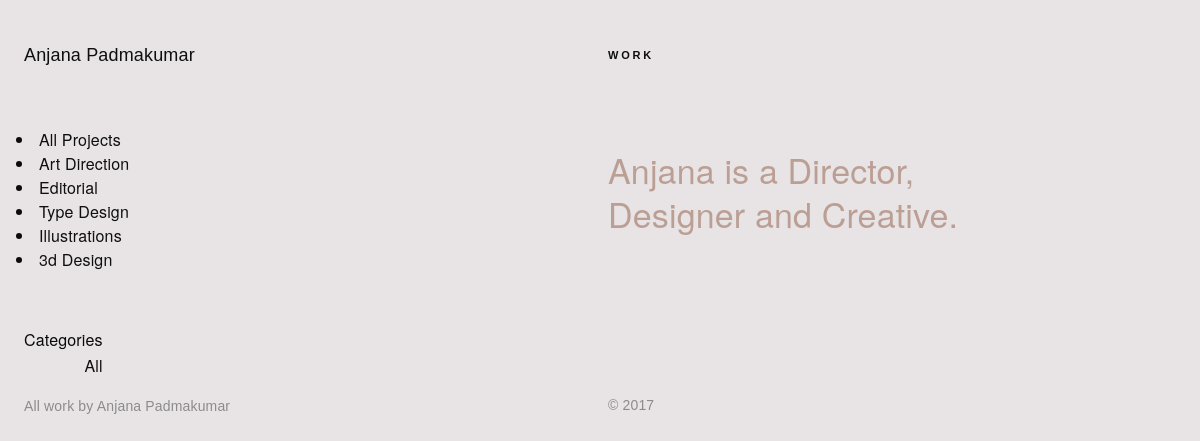
Before: /blog/ with the older database file.
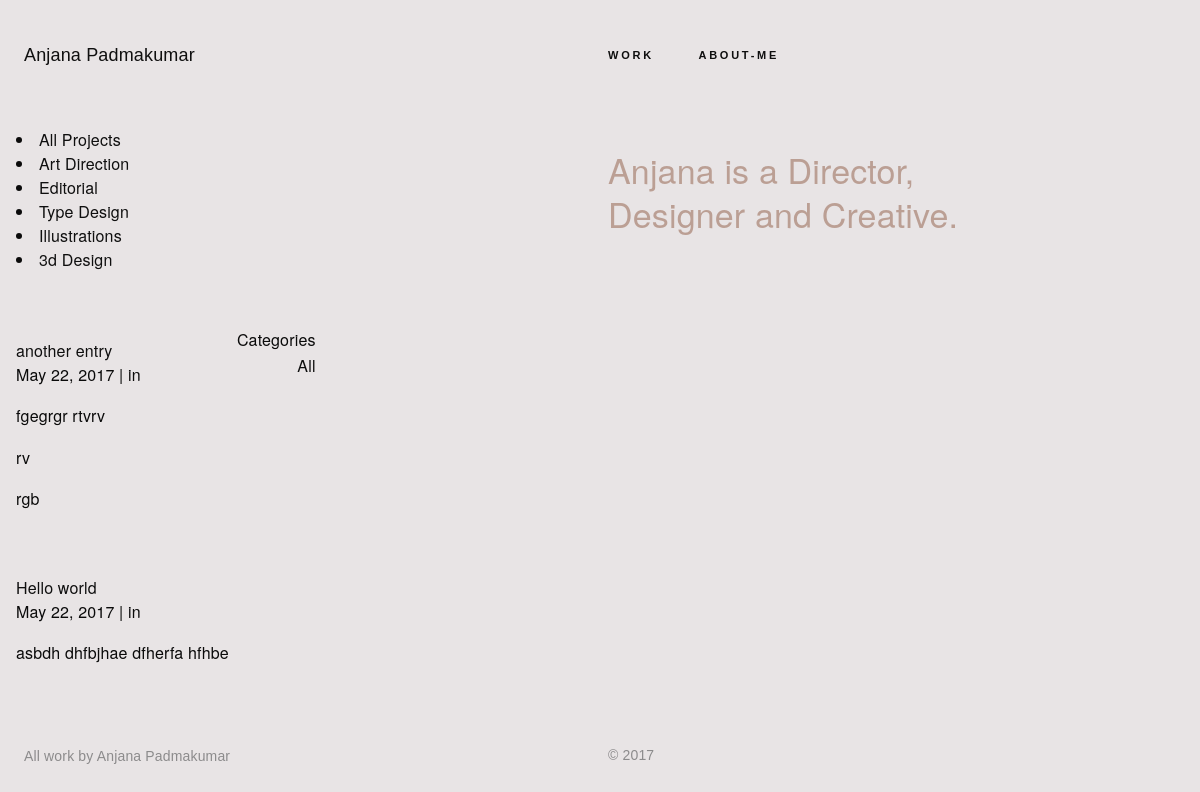
After: the same page with the newer database file.
### singlepage/models.py (models this page shows, shortened)
class Singlepage(models.Model):
    title = models.CharField(max_length=250, help_text=u'Max 250 characters')
    slug = models.SlugField(help_text=u'Suggested value automatically generated from title. Must be unique.')
    display_word = models.CharField(max_length=50, help_text=u'Max 50 characters. Displayed in the header.')
    body = models.TextField()
    body_html = models.TextField(editable=False, blank=True)

### blog/models.py (models this page shows, shortened)
class Entry(models.Model):
    LIVE_STATUS = 1
    DRAFT_STATUS = 2
    HIDDEN_STATUS = 3
    STATUS_CHOICES = (
        (LIVE_STATUS, 'Live'),
        (DRAFT_STATUS, 'Draft'),
        (HIDDEN_STATUS, 'Hidden'),
        )
    title = models.CharField(max_length=250, help_text = u'Maximum 250 characters')
    excerpt = models.TextField(help_text = u'A short summary of the entry.')
    body = models.TextField()
    pub_date = models.DateTimeField(default=datetime.datetime.now)
    excerpt_html = models.TextField(editable=False, blank=True)
    body_html = models.TextField(editable=False, blank=True)
    enable_comments = models.BooleanField(default=True)
    slug = models.SlugField(unique_for_date='pub_date', help_text=u'Suggested value automatically generated from title. Must be unique.')
    status = models.IntegerField(choices=STATUS_CHOICES, default=LIVE_STATUS, help_text=u'Only entries with live status will be publicly displayed.')
    tags = TagField(help_text=u'Seperate tags with spaces.')
    class Meta:
        ordering = ['-pub_date']
        verbose_name_plural = u'Entries'

### blog/views.py (the view)
def blog_home(request):
    return render_to_response('blog/blog_home.html', {'entries': Entry.objects.filter(status = 1)}, context_instance=RequestContext(request))

### blog/custom_context_processor.py (called while the page is built, shortened)
def tag_cloud(request):
    MAX_WEIGHT = 5
    tag_list = Tag.objects.usage_for_model(Entry, counts = True)
    return {'tag_list':tag_list}

### singlepage/custom_context_processor.py (called while the page is built)
def singlepages(request):
    singlepages = Singlepage.objects.all()
    return {'singlepages': singlepages}

### templates/blog/blog_home.html (shortened to what this page needs)
{% extends 'blog/blog_base.html' %}
{% block main-content %}
	{% for entry in entries %}
		<div id="all-entries">
			<div class="header"><a href= {% url 'blog:blog_entry_detail' slug=entry.slug year=entry.pub_date|date:"Y" month=entry.pub_date|date:"b" day=entry.pub_date|date:"d" %}>{{entry.title}}</a>
			<br/>
			<span class="date">{{entry.pub_date|date}} | </span>
			<span class="tags">in
			</div>
			<div class="body">{{entry.excerpt|safe}}</div>
			<br/>
			<br/>
		</div>
	{% endfor %}
{% endblock %}

### templates/blog/blog_base.html (shortened to what this page needs)
{% extends 'base.html' %}
{% block content %}
	<div id="main-content" class="span6" style="padding-top:3%;">
		{% block main-content %} {% endblock %}
	</div>
        <div id="categories" class="span2" style="text-align:right; padding-top:2%;">
       		 <ul class="unstyled">
                 	<li class="categories-header">Categories</li>
                       	<li><a href={% url 'blog:blog_home' %}>All</a></li>
             	 </ul>
	</div>
{% endblock %}

### templates/base.html (shortened to what this page needs)
<html>
	<head>
		<link rel="stylesheet" href="/static/css/style.css" />
	</head>
  <body>
    <div class="container">
        <div class="cbp-af-header">
			<div class="cbp-af-inner">
				<header class="header">
                    <div class="row">
                        <div class="small-5 medium-6 large-6 columns">
                            <div class="anjana_name"><a href={% url 'art:art_home' %} class="link">Anjana Padmakumar</a></div>
                        </div>
                        <div class="columns small-7 medium-6 header__nav large-6">
                            <nav class="nav_links">
                                <a class="nav_link" href={% url 'art:art_home' %}>WORK</a>
                                {% for page in singlepages %}
                                <a class="nav_link" href={% url 'singlepage:single_page' slug=page.slug %}>{{page.display_word}}</a>
                                {% endfor %}
                            </nav>
                        </div>
                    </div>
                </header>
			</div>
    	</div>
        <div class="scene scene_top clearfix">
            <div class="promo_area row">
                <div class="columns small-12 medium-6">
            {% block navigatorlist %}
							<li><a class="make_black">All Projects</a></li>
							<li><a>Art Direction</a></li>
							<li><a>Editorial</a></li>
							<li><a>Type Design</a></li>
							<li><a>Illustrations</a></li>
							<li><a>3d Design</a></li>
            {% endblock %}
                </div>
                <div class="columns small-0 medium-6">
            {% block promotext %}
                    <div class="promo_text_div">
                        	<h1 class="promo_text">Anjana is a Director,<br/>
                                 Designer and Creative.</h1>
                    </div>
            {% endblock %}
                </div>
            </div>
        </div>
        <div class="scene_artwork">
            <div class="artwork row">
                {% block content %} {% endblock %}
            </div>
        </div>
        <footer>
            <div class="row">
                {% block footertext %}
                <div class="columns medium-6">
                    <p class="copyright"> All work by Anjana Padmakumar
                </div>
                <div class="columns medium-6 copyright">
                    © 2017
                </div>
                {% endblock %}
            </div>
        </footer>
    </div>
  </body>
</html>

Changed rows visible on the page:
added Singlepage: display_word "ABOUT-ME"
added Entry: title "another entry", pub_date "May 22, 2017", excerpt "fgegrgr rtvrv rv rgb"
added Entry: title "Hello world", pub_date "May 22, 2017", excerpt "asbdh dhfbjhae dfherfa hfhbe"
